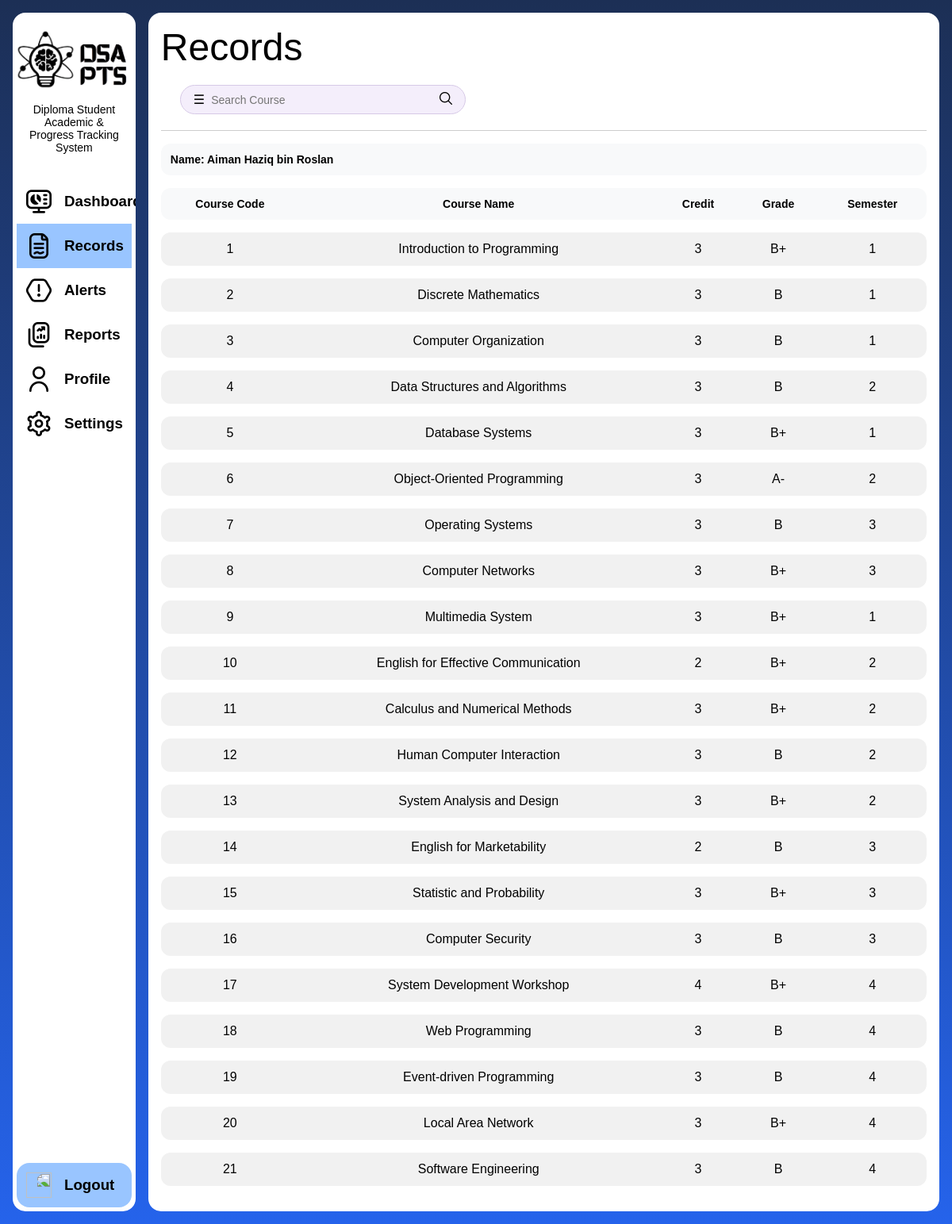
The app's page /student/student-records.php (signed in) with its own data.
### tables this page shows
CREATE TABLE `student` (
  `user_id` int(11) NOT NULL,
  `program_id` int(11) DEFAULT NULL,
  `advisor_id` int(11) DEFAULT NULL,
  `CGPA` decimal(3,2) DEFAULT NULL,
  `muet_status` varchar(20) DEFAULT NULL,
  `total_credit_taken` int(11) DEFAULT NULL,
  `plan_to_degree` enum('Yes','No') DEFAULT NULL,
  `preferred_degree_field` varchar(100) DEFAULT NULL
);

CREATE TABLE `user` (
  `user_id` int(11) NOT NULL,
  `login_id` varchar(10) NOT NULL,
  `name` varchar(100) NOT NULL,
  `email` varchar(100) NOT NULL,
  `password` varchar(255) NOT NULL,
  `profile_picture` varchar(255) DEFAULT NULL,
  `address` varchar(255) DEFAULT NULL,
  `phone_number` varchar(20) DEFAULT NULL
);

CREATE TABLE `student_subject` (
  `user_id` int(11) NOT NULL,
  `subject_id` int(11) NOT NULL,
  `semester_id` int(11) NOT NULL,
  `grade` varchar(2) DEFAULT NULL,
  `status` varchar(20) DEFAULT NULL,
  `attempt_no` int(11) DEFAULT NULL
);

CREATE TABLE `subject` (
  `subject_id` int(11) NOT NULL,
  `subject_name` varchar(100) NOT NULL,
  `credit_hours` int(11) DEFAULT NULL,
  `program_id` int(11) DEFAULT NULL,
  `semester_id` int(11) DEFAULT NULL,
  `subject_code` varchar(20) DEFAULT NULL
);

CREATE TABLE `semester` (
  `semester_id` int(11) NOT NULL,
  `semester_name` varchar(20) DEFAULT NULL,
  `semester_type` varchar(20) DEFAULT NULL,
  `sem_credit_hours` int(11) DEFAULT NULL,
  `start_date` date DEFAULT NULL,
  `end_date` date DEFAULT NULL
);

### models/functions.php (called while the page is built, shortened)
<?php
function getStudentSubjects($conn, $userId)
{
    $sql = "
        SELECT student_subject.*, subject.*, semester.*
        FROM student_subject
        INNER JOIN subject ON student_subject.subject_id = subject.subject_id
        INNER JOIN semester ON student_subject.semester_id = semester.semester_id
        WHERE student_subject.user_id = '$userId'
    ";
    $result = $conn->query($sql);
    $data = [];
    while ($row = $result->fetch_assoc()) {
        $data[] = $row;
    }
    return $data;
}
function getStudentByLoginId($conn, $login_id)
{
    $result = $conn->query("
        SELECT student.*, user.*
        FROM student
        INNER JOIN user ON student.user_id = user.user_id
        WHERE user.login_id = '$login_id'
        LIMIT 1
    ");
    return $result ? $result->fetch_assoc() : null;
}

### student/student-records.php (the view, shortened to what this page needs)
<!DOCTYPE html>
<html lang="en">
<head>
  <link rel="stylesheet" href="../style/layout.css">
  <link rel="stylesheet" href="../style/student.css">
  <link rel="stylesheet" href="../style/styles.css">
</head>
<body class="page-body main-gradient-bg">
  <?php
  include("components/sidebar-student.php");
  include("../models/functions.php");
  $loginId = $_SESSION['uid'];
  $student = getStudentByLoginId($conn, $loginId);
  $userId = $student['user_id'];
  $keyword  = '';
  $subjects = [];
  if (isset($_GET['search']) && $_GET['search'] !== '') {
    $keyword  = $_GET['search'];
    $subjects = searchsubject($conn, 'student_subject', $keyword);
    $subjects = array_filter($subjects, fn($s) => $s['user_id'] == $userId);
  } else {
    $subjects = getStudentSubjects($conn, $userId);
  }
  ?>
  <main class="main-content main-rounded">
    <h1 class="content-title">Records</h1>
    <div class="toolbar">
      <form method="GET" action="student-records.php" style="display: contents;">
        <div class="search">
          <span>☰</span>
          <input name="search" placeholder="Search Course" value="<?php echo htmlspecialchars($keyword); ?>">
          <button type="submit" style="background: none; border: none; cursor: pointer; padding: 0;">
            <img src="../assets/icons/search.png" alt="" style="height: 16px;">
          </button>
        </div>
      </form>
    </div>
    <table>
      <thead>
        <tr>
          <th colspan="5" style="text-align: start;">
            Name: <?php echo htmlspecialchars($student['name']); ?>
          </th>
        </tr>
        <tr>
          <th>Course Code</th>
          <th>Course Name</th>
          <th>Credit</th>
          <th>Grade</th>
          <th>Semester</th>
        </tr>
      </thead>
      <tbody>
        <?php if (empty($subjects)): ?>
          <tr>
            <td colspan="5" style="text-align: center;">No records found.</td>
          </tr>
        <?php else: ?>
          <?php foreach ($subjects as $subj): ?>
            <tr>
              <td><?php echo htmlspecialchars($subj['subject_id']); ?></td>
              <td><?php echo htmlspecialchars($subj['subject_name']); ?></td>
              <td><?php echo htmlspecialchars($subj['credit_hours']); ?></td>
              <td><?php echo htmlspecialchars($subj['grade']); ?></td>
              <td><?php echo htmlspecialchars($subj['semester_id']); ?></td>
            </tr>
          <?php endforeach; ?>
        <?php endif; ?>
      </tbody>
    </table>
  </main>
</body>
</html>

### style/layout.css (style rules this page uses)
html, body { height: 100%; margin: 0; }
*, *::before, *::after { box-sizing: border-box; }
.page-body { display: flex; min-height: 100vh; margin: 0; overflow: hidden; }
.main-gradient-bg { background-image: linear-gradient(#1c2f55, #2563eb); }
.main-rounded { display: flex; flex-direction: column; align-items: center; background-color: #fff; margin: 16px; border-radius: 16px; min-height: 0; overflow: hidden; }
table { width: 100%; border-collapse: separate; border-spacing: 0px 16px; }
thead th { background-color: #f8f9fa; padding: 12px; text-align: center; font-size: 14px; font-weight: bold; }
thead th:first-child { border-top-left-radius: 12px; border-bottom-left-radius: 12px; }
thead th:last-child { border-top-right-radius: 12px; border-bottom-right-radius: 12px; }
tbody td { background: #f1f1f1; padding: 12px 16px; text-align: center; color: black; }
tbody td:first-child { border-top-left-radius: 12px; border-bottom-left-radius: 12px; }
tbody td:last-child { border-top-right-radius: 12px; border-bottom-right-radius: 12px; }
.main-content { flex: 1; align-items: start; padding: 16px; min-height: 0; overflow-y: auto; }
.content-title { font-size: 48px; font-weight: 500; margin: 0; }

### style/styles.css (style rules this page uses)
* { box-sizing: border-box; margin: 0; padding: 0; }
body { font-family: Arial, Helvetica, sans-serif; background: #fff; color: #000; }
.toolbar { display: flex; width: 100%; align-items: center; justify-content: space-between; padding-bottom: 16px; border-bottom: 1px solid #ccc; padding: 20px 24px; }
.search { display: flex; align-items: center; gap: 8px; background: #f4eefb; border: 1px solid #d6c9e6; border-radius: 999px; padding: 8px 16px; width: 360px; }
.search input { border: none; outline: none; background: transparent; flex: 1; font-size: 14px; }

### records on screen
student: user_id.name "Aiman Haziq bin Roslan"
student_subject: subject.subject_id "1", subject.subject_name "Introduction to Programming", subject.credit_hours "3", grade "B+", semester.semester_id "1"
student_subject: subject.subject_id "2", subject.subject_name "Discrete Mathematics", subject.credit_hours "3", grade "B", semester.semester_id "1"
student_subject: subject.subject_id "3", subject.subject_name "Computer Organization", subject.credit_hours "3", grade "B", semester.semester_id "1"
student_subject: subject.subject_id "4", subject.subject_name "Data Structures and Algorithms", subject.credit_hours "3", grade "B", semester.semester_id "2"
student_subject: subject.subject_id "5", subject.subject_name "Database Systems", subject.credit_hours "3", grade "B+", semester.semester_id "1"
student_subject: subject.subject_id "6", subject.subject_name "Object-Oriented Programming", subject.credit_hours "3", grade "A-", semester.semester_id "2"
student_subject: subject.subject_id "7", subject.subject_name "Operating Systems", subject.credit_hours "3", grade "B", semester.semester_id "3"
student_subject: subject.subject_id "8", subject.subject_name "Computer Networks", subject.credit_hours "3", grade "B+", semester.semester_id "3"
student_subject: subject.subject_id "9", subject.subject_name "Multimedia System", subject.credit_hours "3", grade "B+", semester.semester_id "1"
student_subject: subject.subject_id "10", subject.subject_name "English for Effective Communication", subject.credit_hours "2", grade "B+", semester.semester_id "2"
student_subject: subject.subject_id "11", subject.subject_name "Calculus and Numerical Methods", subject.credit_hours "3", grade "B+", semester.semester_id "2"
student_subject: subject.subject_id "12", subject.subject_name "Human Computer Interaction", subject.credit_hours "3", grade "B", semester.semester_id "2"
student_subject: subject.subject_id "13", subject.subject_name "System Analysis and Design", subject.credit_hours "3", grade "B+", semester.semester_id "2"
student_subject: subject.subject_id "14", subject.subject_name "English for Marketability", subject.credit_hours "2", grade "B", semester.semester_id "3"
student_subject: subject.subject_id "15", subject.subject_name "Statistic and Probability", subject.credit_hours "3", grade "B+", semester.semester_id "3"
student_subject: subject.subject_id "16", subject.subject_name "Computer Security", subject.credit_hours "3", grade "B", semester.semester_id "3"
student_subject: subject.subject_id "17", subject.subject_name "System Development Workshop", subject.credit_hours "4", grade "B+", semester.semester_id "4"
student_subject: subject.subject_id "18", subject.subject_name "Web Programming", subject.credit_hours "3", grade "B", semester.semester_id "4"
student_subject: subject.subject_id "19", subject.subject_name "Event-driven Programming", subject.credit_hours "3", grade "B", semester.semester_id "4"
student_subject: subject.subject_id "20", subject.subject_name "Local Area Network", subject.credit_hours "3", grade "B+", semester.semester_id "4"
student_subject: subject.subject_id "21", subject.subject_name "Software Engineering", subject.credit_hours "3", grade "B", semester.semester_id "4"
